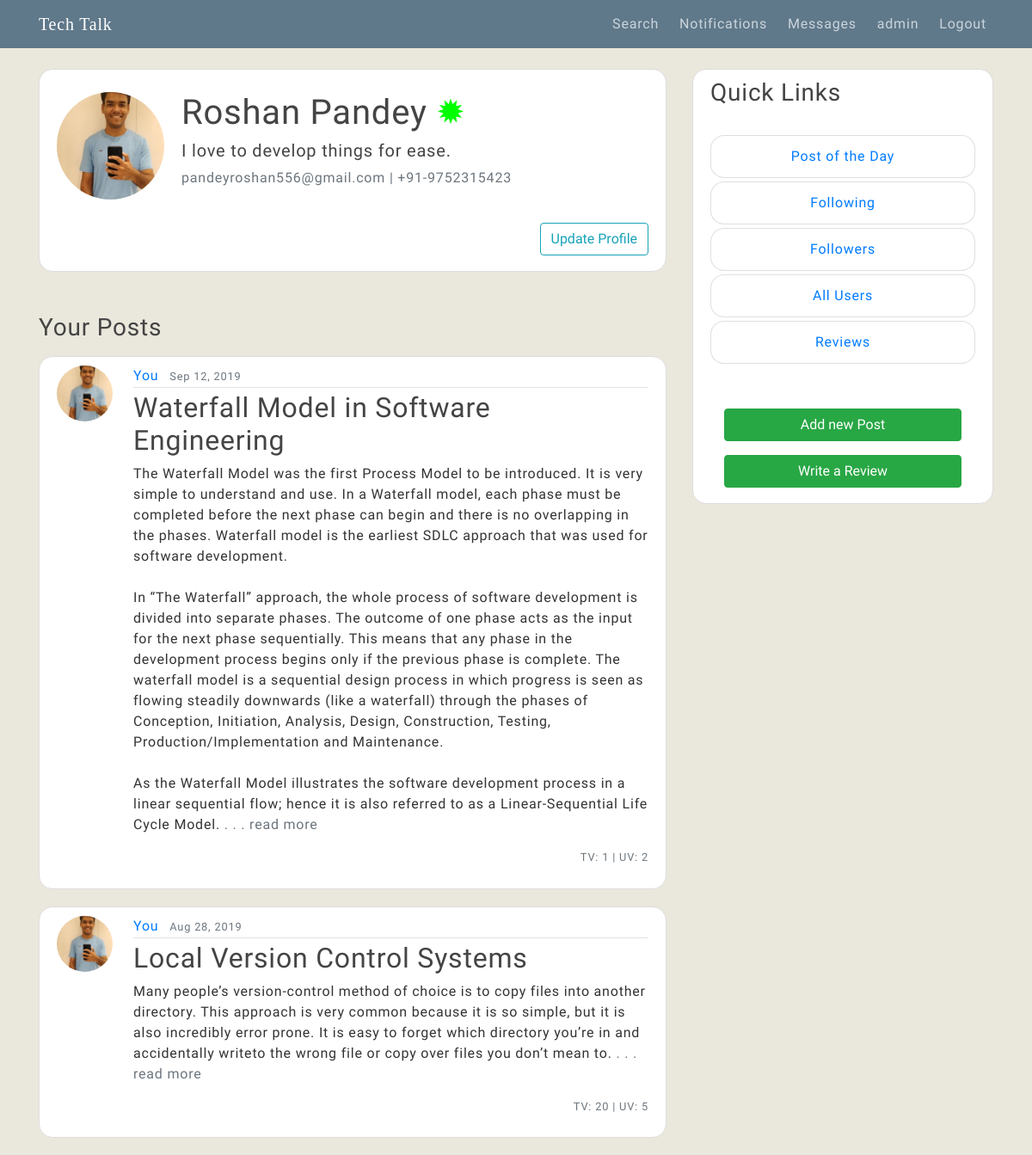
/profile/ (signed in), run on the app's committed database.
### users/models.py (models this page shows, shortened)
class Profile(models.Model):
    user = models.OneToOneField(User, on_delete=models.CASCADE)
    name = models.CharField(default = 'Default Name',max_length=30)
    areaOfInterest = models.CharField("Area of Interest",default='CSE',max_length=100)
    image= models.ImageField(default = 'default.jpg', upload_to='profile_pic')
    flag = models.BooleanField(default=False)
    varifiedProfile = models.BooleanField(default=False)
    OTP = models.IntegerField(default=random.randint(100000,999999))
    phoneNumber = models.IntegerField("Phone Number",blank=True,default=1212121212)
    githubHandle = models.CharField("Github Profile",max_length=100,blank=True)
    linkedinHandle = models.CharField("LinkedIn Profile",max_length=150,blank=True)
    portfolio = models.CharField("Portfolio",max_length=150,blank=True)
    facebookHandle = models.CharField("Facebook Profile",max_length=150,blank=True)

### blog/models.py (models this page shows, shortened)
class Post(models.Model):
    title = models.CharField(max_length=100)
    content = models.TextField()
    date_posted = models.DateTimeField(default=timezone.now)
    author = models.ForeignKey(User,verbose_name='Writer',on_delete=models.CASCADE)
    count = models.IntegerField("Views on Post",default=1)
    viewersIDs = models.CharField(max_length=10000,blank=True)
    uniqueCount = models.IntegerField("Unique Count",default=1)
    checked = models.BooleanField("Mark if Passes Community Guidelines", default=False)
    Likes = models.CharField(max_length=10000,blank=True)
    Hates = models.CharField(max_length=10000,blank=True)

### users/views.py (the view)
# urls.py: path('profile/',userViews.profile,name='profile'),
@login_required
def profile(request):
    messageArrived = MessageData.objects.filter(recieverID=request.user.id).values('sender','senderName').distinct()
    for data in messageArrived:
        dataSet = MessageData.objects.filter(senderName=data['senderName'],recieverID=request.user.id).values('seen')
        flag = True
        for datanew in dataSet:
            if(datanew['seen']==False):
                flag=False
        data.update({'AllRead' : flag})
    if request.user.profile.name== 'Default Name':
        messages.info(request, 'Kindly update your profile')
    posts = Post.objects.all().filter(author=request.user).order_by('-date_posted')
    return render(request,'users/profile.html',{'messageMD':messageArrived,'posts':posts})

### users/templates/users/profile.html (shortened to what this page needs)
{% extends "blog/base.html" %}
{% load crispy_forms_tags %}
{% block content %}
    <div class="content-section" id="customizeBorder">
      <div class="media mt-3">
        <img class="rounded-circle account-img" src="{{ user.profile.image.url }}">
        <div class="media-body">
            {% if request.user.profile.varifiedProfile%}
              <h3 class="account-heading text-camelcase">{{ user.profile.name }} <span data-toggle="tooltip" data-placement="left" title="Verified Account" style="cursor:pointer; color:#00ff00;">&#10041;</span></h3>
            {%else%}
              <h3 class="account-heading text-camelcase">{{ user.profile.name }} <span data-toggle="tooltip" data-placement="left" title="Non-Verified Account" style="cursor:pointer; color:#ff0000;">&#10041;</span></h3>
            {%endif%}
            <h5 class="font-weight-light">{{ user.profile.areaOfInterest }}</h5>
            <p class="text-secondary">{{ user.email }} | +91-{{user.profile.phoneNumber}}</p>
            <br>
        </div>
      </div>
        <div class="text-right mb-2">
        <button class="btn btn-outline-info" onClick="window.location='/updateProfile';">Update Profile</button>
        </div>
      </div>
      <h3 class="font-weight-light mb-3 mt-5">Your Posts</h3>
      {% for post in posts %}
        <article class="media content-section" id="customizeBorder">
          {%if post.author.id == request.user.id%}
            <a class="mr-2" href="{% url 'profile'%}"><img src="{{ post.author.profile.image.url }}" class="rounded-circle article-img"></a>
          {%else%}
            <a class="mr-2" href="{% url 'user-profile' post.author.id%}"><img src="{{ post.author.profile.image.url }}" class="rounded-circle article-img"></a>
          {%endif%}
            <div class="media-body">
              <div class="article-metadata">
                {%if post.author.id == request.user.id%}
                  <a class="mr-2" href="{% url 'profile'%}">You</a>
                {%else%}
                  <a class="mr-2" href="{% url 'user-profile' post.author.id%}">{{ post.author }}</a>
                {%endif%}
                <small class="text-muted">{{ post.date_posted|date:"M d, Y" }}</small>
              </div>
              <h2><a class="article-title">{{ post.title }}</a></h2>
              <p class="article-content">{{ post.content }}<a href="{% url 'post-detail' post.id %}" class="font-weight-light text-muted" style="text-decoration: none"> . . . read more</a></p>
              <small><p class="text-right text-muted">TV: {{post.count}} | UV: {{post.uniqueCount}}</p></small>
            </div>
          </article>
    {% endfor %}
{% endblock content %}

### blog/templates/blog/base.html (shortened to what this page needs)
{% load static %}
<!DOCTYPE html>
<html>
<head>
    <link rel="stylesheet" href="https://stackpath.bootstrapcdn.com/bootstrap/4.3.1/css/bootstrap.min.css">
    <link rel="stylesheet" type="text/css" href="{% static 'blog/main.css' %}">
</head>
<body>
    <header class="site-header">
            <nav class="navbar navbar-expand-md navbar-dark bg-steel fixed-top">
                <div class="container">
                <a class="navbar-brand mr-4" href="{% url 'blog-home' %}" id='nameWeb'>Tech Talk</a>
                <div class="collapse navbar-collapse" id="navbarToggle">
                    <div class="navbar-nav">
                      {%if user.is_authenticated%}
                      <a class="nav-item nav-link ml-2" href="{% url 'search' %}">Search</a>
                      {%if notice%}
                        <a class="nav-item nav-link ml-2" href="{% url 'my-notice' %}">Notifications <sup class="dot"></sup></a>
                      {%else%}
                      <a class="nav-item nav-link ml-2" href="{% url 'my-notice' %}">Notifications</a>
                      {%endif%}
                      {%if flag %}
                        <a class="nav-item nav-link ml-2" href="{% url 'message-summary' %}">Messages <sup class="dot"></sup></a>
                      {%else%}
                        <a class="nav-item nav-link ml-2" href="{% url 'message-summary' %}">Messages</a>
                      {%endif%}
                      {%if request.user.profile.enrollment == '111X111'%}
                        <a class="nav-item nav-link ml-2" href="{% url 'profile' %}">{{request.user}} <sup class="dot"></sup></a>
                      {%else%}
                        <a class="nav-item nav-link ml-2" href="{% url 'profile' %}">{{request.user}}</a>
                      {%endif%}
                      <a class="nav-item nav-link ml-2" href="{% url 'logout' %}">Logout</a>
                      {%else%}
                        <a class="nav-item nav-link" href="{% url 'login' %}">Login</a>
                        <a class="nav-item nav-link" href="{% url 'register' %}">Register</a>
                      {%endif%}
                    </div>
                </div>
                </div>
            </nav>
     </header>
     <main role="main" class="container">
            <div class="row">
              <div class="col-md-8">
                {% block content %}{% endblock %}
              </div>
                <div class="col-md-4">
                  <div class="content-section card sticky-top" id="customizeBorder">
                    <h3>Quick Links</h3>
                    <br>
                    <ul class="list-group">
                        <a href="{% url 'blog-trend' %}" style="text-decoration: none;" class="mb-1"><li class="list-group-item list-group-item font-weight-light text-center" id="customizeBorder2"><strong>Post of the Day</strong></li></a>
                        <a href="{% url 'my-friend' %}" style="text-decoration: none;" class="mb-1"><li class="list-group-item list-group-item font-weight-light text-center" id="customizeBorder2"><strong>Following</strong></li></a>
                        <a href="{% url 'my-followers' %}" style="text-decoration: none;" class="mb-1"><li class="list-group-item list-group-item font-weight-light text-center" id="customizeBorder2"><strong>Followers</strong></li></a>
                        <a href="{% url 'blog-about' %}" style="text-decoration: none;" class="mb-1"><li class="list-group-item list-group-item font-weight-light text-center" id="customizeBorder2"><strong>All Users</strong></li></a>
                        <a href="{% url 'reviews' %}" style="text-decoration: none;" class="mb-1"><li class="list-group-item list-group-item font-weight-light text-center" id="customizeBorder2"><strong>Reviews</strong></li></a>
                      </ul>
                    <br>
                    {%if user.is_authenticated%}
                    <div class="text-right">
                      <a class="nav-item nav-link" href="{% url 'post-create' %}"><button class="btn btn-success btn-block">Add new Post</button></a>
                      <a class="nav-item nav-link" href="{% url 'add-reviews' %}"><button class="btn btn-success btn-block">Write a Review</button></a>
                    </div>
                    {%endif%}
                  </div>
                </div>
            </div>
     </main>
</body>
</html>

### blog/static/blog/main.css (style rules this page uses)
body { background: #fafafa; color: #333333; margin-top: 5rem; }
h1, h2, h3, h4, h5, h6 { color: #444444; }
ul { margin: 0; }
.bg-steel { background-color: #5f788a; }
.site-header .navbar-nav .nav-link { color: #cbd5db; }
.content-section { background: #ffffff; padding: 10px 20px; border: 1px solid #dddddd; border-radius: 3px; margin-bottom: 20px; }
.article-title { color: #444444; }
.article-content { white-space: pre-line; }
.article-img { height: 65px; width: 65px; margin-right: 16px; }
.article-metadata { padding-bottom: 1px; margin-bottom: 4px; border-bottom: 1px solid #e3e3e3 }
.account-img { height: 125px; width: 125px; margin-right: 20px; margin-bottom: 16px; }
.account-heading { font-size: 2.5rem; }

### blog/templates/blog/base.html (style rules this page uses)
body { font-family: 'Poiret One', cursive; font-family: 'Nanum Myeongjo', serif; letter-spacing: 0.05em; background-color: #EAE7DC; }
#customizeBorder { border-radius: 1em; }
#customizeBorder2 { border-radius: 1em; }
#nameWeb { font-family: 'Cinzel', serif; }

### data on the page
Post: author.profile.image (picture), shows "You", date_posted "Sep 12, 2019", title "Waterfall Model in Software Engineering", content "The Waterfall Model was the first Process Model to be introduced. It is very simple to understand and use. In a Waterfall model, each phase must be completed before the next phase can begin and there is no overlapping in the phases. Waterfall model is the earliest SDLC approach that was used for software development. In “The Waterfall” approach, the whole process of software development is divided into separate phases. The outcome of one phase acts as the input for the next phase sequentially. This means that any phase in the development process begins only if the previous phase is complete. The waterfall model is a sequential design process in which progress is seen as flowing steadily…", count "1", uniqueCount "2"
Post: author.profile.image (picture), shows "You", date_posted "Aug 28, 2019", title "Local Version Control Systems", content "Many people’s version-control method of choice is to copy files into another directory. This approach is very common because it is so simple, but it is also incredibly error prone. It is easy to forget which directory you’re in and accidentally writeto the wrong file or copy over files you don’t mean to.", count "20", uniqueCount "5"

### other printed values
{{ request.user }} "admin"
{{ user.profile.name }} "Roshan Pandey"
{{ user.profile.areaOfInterest }} "I love to develop things for ease."
{{ user.email }} "pandeyroshan556@gmail.com"
{{ user.profile.phoneNumber }} "9752315423"
